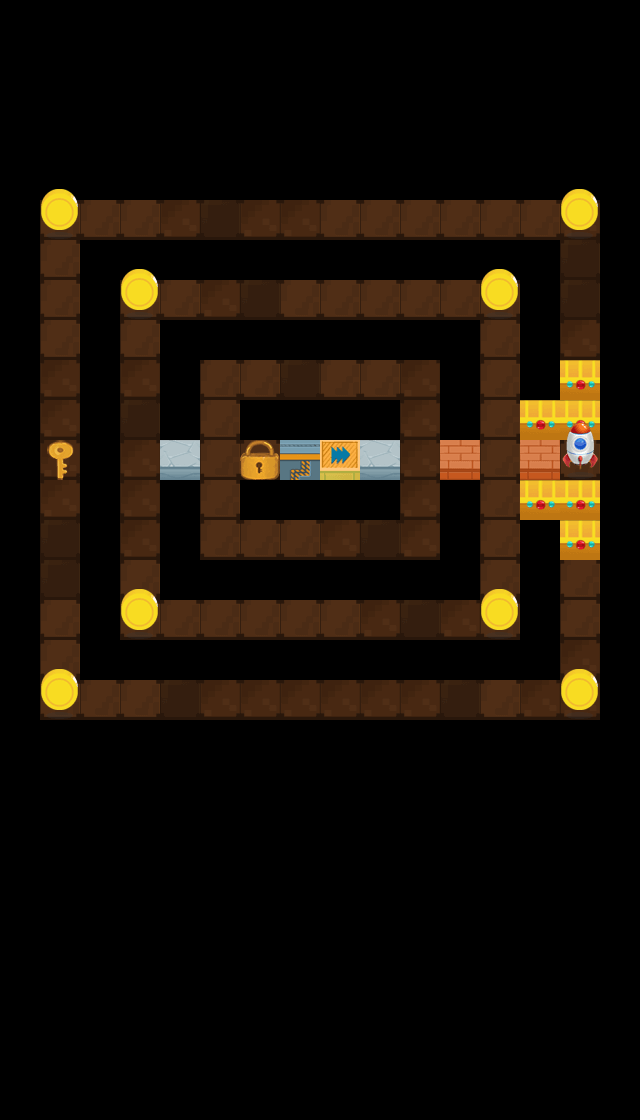

Tiled map render using the project's own tile images. Description and the map definition, with tile-layer contents summarised, below:
An orthogonal 16x28 tile map with 40x40 px tiles, 3 tile layers (layer1, layer2, layer3) and 2 objects (startPos, jiguang).

<map version="1.0" orientation="orthogonal" renderorder="right-down" width="16" height="28" tilewidth="40" tileheight="40">
 <tileset firstgid="1" name="element" tilewidth="40" tileheight="40">
  <image source="element.png" width="520" height="512" />
 </tileset>
 <layer name="layer1" width="16" height="28">
  <data>[448 cells, 111 non-empty, 3 distinct tile ids]</data>
 </layer>
 <layer name="layer2" width="16" height="28">
  <data>[448 cells, 152 non-empty, 10 distinct tile ids]</data>
 </layer>
 <layer name="layer3" width="16" height="28">
  <data>[448 cells, 9 non-empty, 2 distinct tile ids]</data>
 </layer>
 <objectgroup name="objLayer">
  <object name="startPos" x="218.667" y="456">
   <properties>
    <property name="dir" value="right" />
   </properties>
  </object>
  <object name="jiguang" x="341.333" y="460">
   <properties>
    <property name="dir" value="right" />
   </properties>
  </object>
 </objectgroup>
</map>
